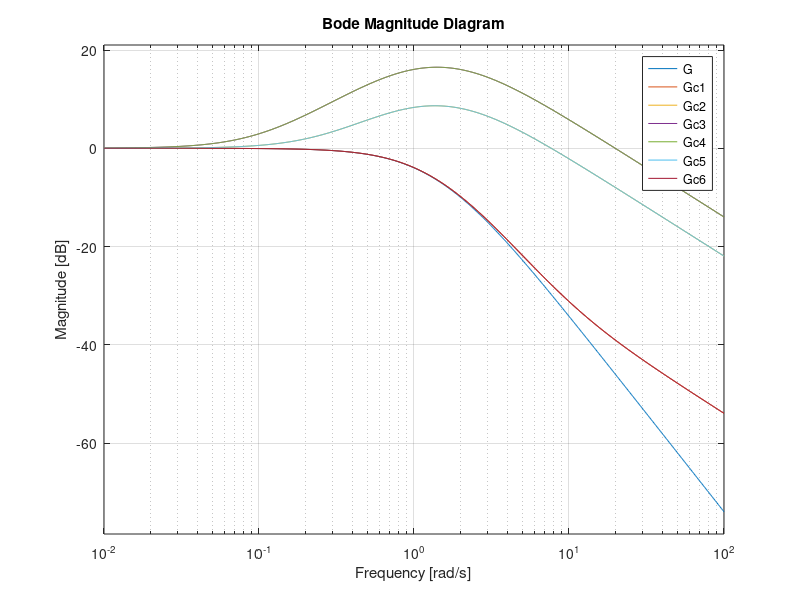

Recreate this plot in MATLAB.
% Master1 CORO 
% Classical Control
% exercise 1 of lab1

% MATLABのコマンドで、一度にすべての変数をクリアし、すべてのプロットウィンドウを閉じてコマンドウィンドウをクリア
clear all, close all, clc

disp('section 3.1')
disp('---------------------------------------------')

num = 1;
den = [0.5, 1.5, 1];

G = tf(num, den);

c1 = -10;
c2 = -0.25;
c3 = -0.1;
c4 = 0.1;
c5 = 0.25;
c6 = -10;

cnum1 = [-1, c1];
cden1 = [0.5*c1, 1.5*c1, c1];
cnum2 = [-1, c2];
cden2 = [0.5*c2, 1.5*c2, c2];
cnum3 = [-1, c3];
cden3 = [0.5*c3, 1.5*c3, c3];
cnum4 = [-1, c4];
cden4 = [0.5*c4, 1.5*c4, c4];
cnum5 = [-1, c5];
cden5 = [0.5*c5, 1.5*c5, c5];
cnum6 = [-1, c6];
cden6 = [0.5*c6, 1.5*c6, c6];

Gc1 = tf(cnum1, cden1);
Gc2 = tf(cnum2, cden2);
Gc3 = tf(cnum3, cden3);
Gc4 = tf(cnum4, cden4);
Gc5 = tf(cnum5, cden5);
Gc6 = tf(cnum6, cden6);

f1=figure(1);
set(f1,'position',[1    52   504   343])
subplot(111)
%bode(G1,G2,G3,G4);
bodemag(G, Gc1, Gc2, Gc3, Gc4, Gc5, Gc6);
legend('G', 'Gc1','Gc2','Gc3','Gc4', 'Gc5', 'Gc6')


%{
----- 👇set関数の説明👇 -----
set(f1,'position',[1 462 504 343]) のコードは、MATLABにおいて図（Figure）の位置とサイズを設定しています。具体的に、f1 は図のハンドル（handle）を表し、'position' は図の位置とサイズを設定するためのプロパティです。

このコードの各部分について説明します：

f1：これはあらかじめ作成した図のハンドル（handle）を指します。このハンドルを使用して特定の図を操作できます。

'position'：図の位置とサイズを設定するプロパティを指定しています。

[1 462 504 343]：このベクトルは、図の位置とサイズをピクセル単位で指定しています。各要素の意味は次の通りです：

最初の要素（1）：図の左端のX座標位置を指定します。
2番目の要素（462）：図の上端のY座標位置を指定します。
3番目の要素（504）：図の幅を指定します。
4番目の要素（343）：図の高さを指定します。
このコードは、f1 で指定された図の位置とサイズを (1, 462) から始まり、幅が 504 ピクセルで高さが 343 ピクセルになるように設定しています。これにより、MATLABの図が指定された位置とサイズで表示されます。

このように図の位置とサイズを指定することで、グラフやプロットが画面上で適切に配置され、表示される範囲が制御できます。

%}